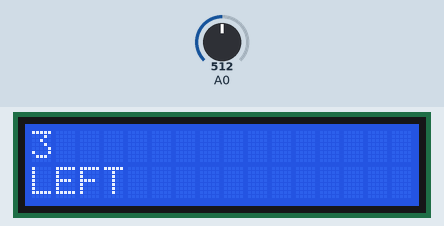
Recording of a sketch running on a simulated Arduino Uno, built with avr-gcc and run on an emulated ATmega328P. Parts: 16×2 character LCD. The inputs (shaded band) are chosen by the test bench; at power-on: A0 = 512.

Above: at 1.2 s.
1.3 s: A0 set to 565
At 1.6 s:
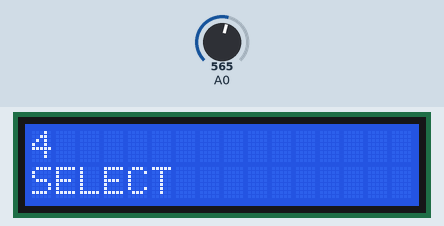
2.8 s: A0 set to 370
At 4.0 s:
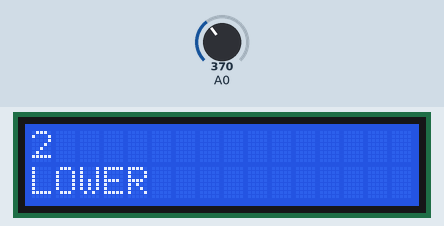
4.3 s: A0 set to 185
At 5.1 s:
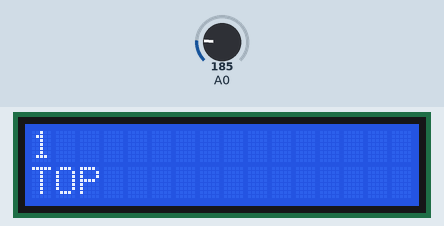
5.8 s: A0 set to 40
At 6.2 s:
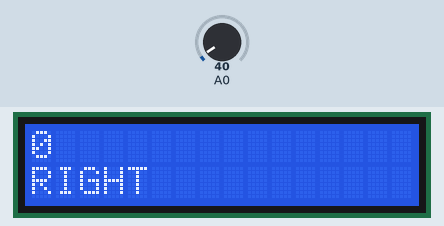
7.3 s: A0 set to 900
At 8.6 s:
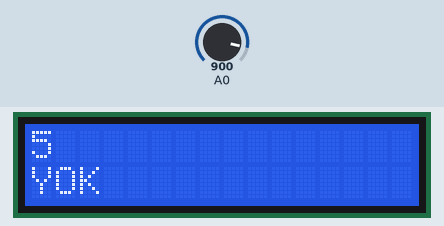
Timing chart, 0 to 9.8 s (numbered marks = the images above; inputs shaded):
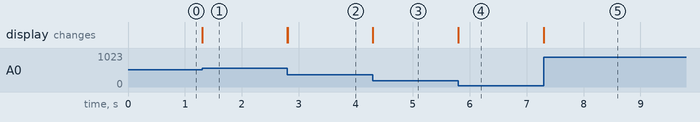

The sketch:

TUSABASINCAADINIYAZDIRAN.ino
```cpp
//Tuşlara basınca ekrana tuşun adını yazdıran
#include<LiquidCrystal.h>
LiquidCrystal lcd(8,9,4,5,6,7);

int okunan = 0;
int tus = 0;
int deger = 0;


#define sag 0
#define ust 1
#define alt 2
#define sol 3
#define secim 4
#define yok 5

int tus_oku()//Bu fonksiyon, analog pininden gelen değere bağlı olarak hangi tuşun basıldığını belirler.
{
  okunan=analogRead(0);
  if(okunan > 1000) return yok;
  if(okunan < 50) return sag;
  if(okunan < 195) return ust;
  if(okunan < 380) return alt;
  if(okunan < 555) return sol;
  if(okunan < 790) return secim;
  return yok;
}
void setup()
{
  lcd.begin(16,2);// LCD ekranın başlatılması ve satır/sütun sayısının belirtilmesi.
  //lcd.setCursor(0,0);

}

void loop()
{
  digitalWrite(10,HIGH);//10 numaralı pine yüksek seviye verilerek devre güçlendirilir.
  lcd.setCursor(0,1);
  tus=tus_oku();//Tuş okuma fonksiyonunun çağrılması ve değerin tus değişkenine atanması.

  switch(tus)//Okunan tuşa göre ekrana farklı yazıların yazdırılması.
  {
    case sag:
    {
      lcd.print("RIGHT      ");
      break;
    }
    case sol:
    {
      lcd.print("LEFT    ");
      break;
    }
    case ust:
    {
      lcd.print("TOP  ");
      break;
    }
    case alt:
    {
      lcd.print("LOWER  ");
      break;
    }
    case secim:
    {
      lcd.print("SELECT       ");
      break;
    }
    case yok:
    {
      lcd.print("YOK     ");
      break;
    }
  }
    deger=tus_oku();//Tuş okuma fonksiyonunun tekrar çağrılması ve değerin deger değişkenine atanması.
    lcd.setCursor(0,0);
    lcd.print(deger);//Ekranın üst satırına tuş değerinin yazdırılması.
}
```

Measured:
- after the input at 1.3 s, the display: first changes at once (image 1 shows a later state)
- after the input at 2.8 s, the display: first changes at once (image 2 shows a later state)
- after the input at 4.3 s, the display: first changes at once (image 3 shows a later state)
- after the input at 5.8 s, the display: first changes at once (image 4 shows a later state)
- after the input at 7.3 s, the display: first changes at once (image 5 shows a later state)
